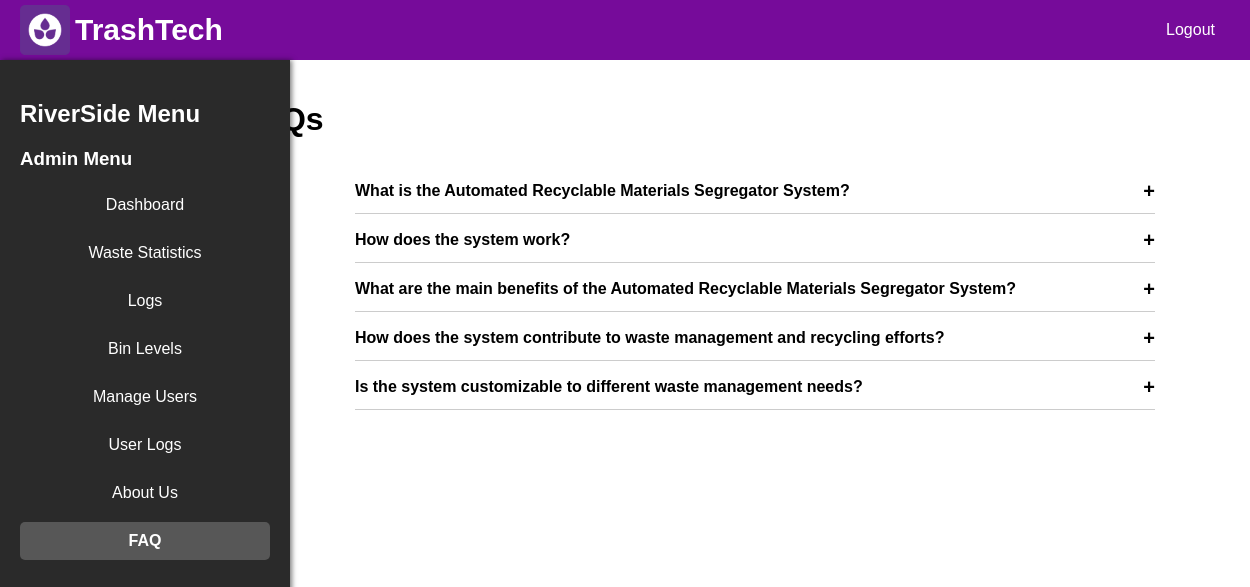
/TrashTech2/faq.php (signed in), run on the app's committed database.
### tables this page shows
CREATE TABLE `faqs` (
  `id` int(11) NOT NULL,
  `question` text DEFAULT NULL,
  `answer` text DEFAULT NULL
);

### TrashTech2/faq.php (the view, shortened to what this page needs)
<?php
include 'db_connection.php';
$sql = "SELECT * FROM faqs";
$result = $conn->query($sql);
$page_content = '
    <h1>FAQs</h1>
    <div class="faq-container">';
if ($result->num_rows > 0) {
    while ($row = $result->fetch_assoc()) {
        $page_content .= '
            <div class="faq-item">
                <div class="faq-question">
                    <strong>' . $row['question'] . '</strong>
                    <span class="faq-toggle">+</span>
                </div>
                <div class="faq-answer">' . $row['answer'] . '</div>
            </div>';
    }
} else {
    $page_content .= '<p>No FAQs found.</p>';
}
$page_content .= '
    </div>';
include 'template.php';
?>
<link rel="stylesheet" href="faq.css">

### TrashTech2/template.php (shortened to what this page needs)
<!DOCTYPE html>
<html>
<head>
</head>
<body>
    <div id="header">
        <div class="logo-space">
            <img src="images/logo-3.png" alt="Company Logo">
        </div>
        <div class="brand-name">TrashTech</div>
        <a href="logout.php" class="logout-button">Logout</a>
    </div>
    <?php include 'sidebar.php'; ?>
    <div id="content">
        <?php echo $page_content; ?>
    </div>
</body>
</html>

### TrashTech2/sidebar.php (shortened to what this page needs)
<?php
$current_page = basename($_SERVER['PHP_SELF']);
?>
<div id="sidebar">
    <h2><?php echo htmlspecialchars($_SESSION['company_name']); ?> Menu</h2>
    <?php if ($_SESSION['role'] == 'admin'): ?>
        <h3>Admin Menu</h3>
        <ul>
            <li><a href="dashboard.php" class="<?php echo $current_page == 'dashboard.php' ? 'active' : ''; ?>">Dashboard</a></li>
            <li><a href="waste_statistics.php" class="<?php echo $current_page == 'waste_statistics.php' ? 'active' : ''; ?>">Waste Statistics</a></li>
            <li><a href="logs.php" class="<?php echo $current_page == 'logs.php' ? 'active' : ''; ?>">Logs</a></li>
            <li><a href="bin_levels.php" class="<?php echo $current_page == 'bin_levels.php' ? 'active' : ''; ?>">Bin Levels</a></li>
            <li><a href="manage_users.php" class="<?php echo $current_page == 'manage_users.php' ? 'active' : ''; ?>">Manage Users</a></li>
            <li><a href="user_logs.php" class="<?php echo $current_page == 'user_logs.php' ? 'active' : ''; ?>">User Logs</a></li>
            <li><a href="about_us.php" class="<?php echo $current_page == 'about_us.php' ? 'active' : ''; ?>">About Us</a></li>
            <li><a href="faq.php" class="<?php echo $current_page == 'faq.php' ? 'active' : ''; ?>">FAQ</a></li>
        </ul>
    <?php endif; ?>
</div>

### TrashTech2/faq.css (style rules this page uses)
.faq-container { width: 100%; max-width: 800px; margin: 0 auto; padding: 20px; }
.faq-item { margin-bottom: 15px; border-bottom: 1px solid #ccc; padding-bottom: 10px; }
.faq-question { display: flex; justify-content: space-between; align-items: center; cursor: pointer; }
.faq-toggle { font-size: 20px; font-weight: bold; transition: transform 0.3s ease; }

### TrashTech2/template.php (style rules this page uses)
body { font-family: Arial, sans-serif; margin: 0; padding-top: 60px; }
#header { width: 100%; background-color: #760b9a; color: white; height: 60px; position: fixed; top: 0; left: 0; display: flex; align-items: center; padding: 0 20px; box-sizing: border-box; }
#header .logo-space { width: 50px; height: 50px; }
#header .logo-space img { width: 100%; height: auto; }
#header .brand-name { font-size: 30px; font-weight: bold; margin: 0; padding-left: 5px; }
#header .logout-button { margin-left: auto; color: white; text-decoration: none; padding: 10px 15px; }
#sidebar { width: 200px; background-color: #333; color: white; height: 100vh; position: fixed; padding: 15px; top: 60px; }
#sidebar h2 { color: white; }
#sidebar ul { list-style-type: none; padding: 0; }
#sidebar ul li { margin: 10px 0; }
#sidebar ul li a { display: block; color: white; padding: 10px; text-decoration: none; text-align: center; border-radius: 5px; }
#sidebar ul li a.active { font-weight: bold; background-color: #575757; }
#content { margin-left: 220px; padding: 20px; width: calc(100% - 220px); }

### TrashTech2/sidebar.php (style rules this page uses)
#sidebar { width: 250px; background-color: #2A2A2A; color: white; padding: 20px; position: fixed; height: 100vh; overflow-y: auto; box-shadow: 2px 0 5px rgba(0, 0, 0, 0.5); }
h2 { margin-bottom: 20px; }
h3 { margin: 10px 0; }
ul { list-style: none; padding: 0; }
ul li { margin: 10px 0; }
ul li a { color: white; text-decoration: none; font-size: 16px; transition: color 0.3s; }
.active { font-weight: bold; text-decoration: underline; }

### data on the page
faqs: question "What is the Automated Recyclable Materials Segregator System?"
faqs: question "How does the system work?"
faqs: question "What are the main benefits of the Automated Recyclable Materials Segregator System?"
faqs: question "How does the system contribute to waste management and recycling efforts?"
faqs: question "Is the system customizable to different waste management needs?"

### other printed values
$_SESSION['company_name'] "RiverSide"
